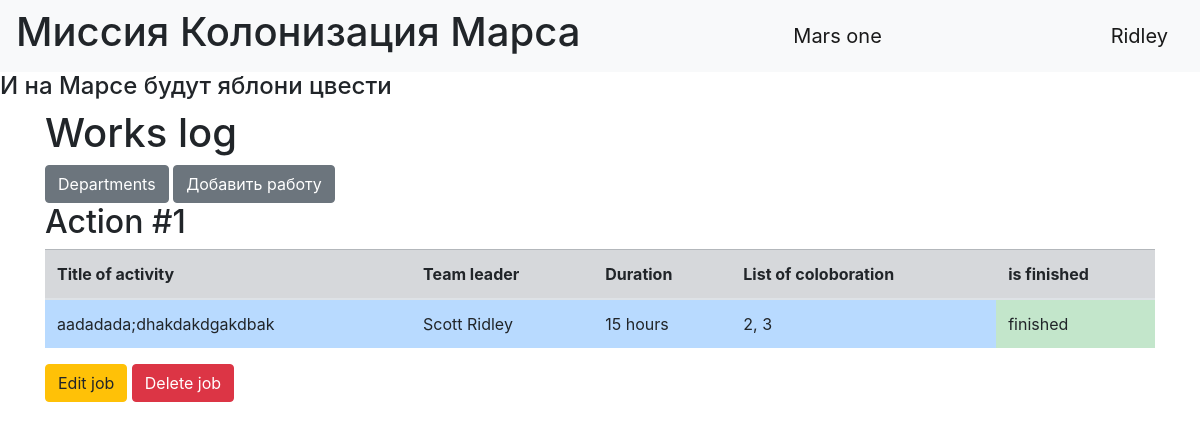
Page /index (signed in) on the committed database.
### data/users.py (models this page shows, shortened)
class User(SqlAlchemyBase, UserMixin):
    __tablename__ = 'users'
    id = sqlalchemy.Column(sqlalchemy.Integer,
                           primary_key=True,
                           autoincrement=True)
    surname = sqlalchemy.Column(sqlalchemy.String,
                                nullable=True)
    name = sqlalchemy.Column(sqlalchemy.String,
                             nullable=True)
    age = sqlalchemy.Column(sqlalchemy.Integer,
                            nullable=True)
    position = sqlalchemy.Column(sqlalchemy.String,
                                 nullable=True)
    address = sqlalchemy.Column(sqlalchemy.String,
                                nullable=True)
    email = sqlalchemy.Column(sqlalchemy.String,
                              index=True,
                              unique=True,
                              nullable=True)
    speciality = sqlalchemy.Column(sqlalchemy.String,
                                   nullable=True)
    hashed_password = sqlalchemy.Column(sqlalchemy.String,
                                        nullable=True)
    modified_date = sqlalchemy.Column(sqlalchemy.DateTime,
                                      default=datetime.datetime.now)
    jobs = orm.relation("Jobs", back_populates='user')
    department = orm.relation("Department", back_populates='user')

### data/jobs.py (models this page shows)
class Jobs(SqlAlchemyBase, UserMixin):
    __tablename__ = 'jobs'
    id = sqlalchemy.Column(sqlalchemy.Integer,
                           primary_key=True,
                           autoincrement=True)
    job = sqlalchemy.Column(sqlalchemy.String,
                            nullable=True)
    work_size = sqlalchemy.Column(sqlalchemy.INTEGER)
    collaborators = sqlalchemy.Column(sqlalchemy.String,
                                      nullable=True)
    start_date = sqlalchemy.Column(sqlalchemy.DateTime,
                                   default=datetime.datetime.now)
    end_date = sqlalchemy.Column(sqlalchemy.DateTime,
                                 default=datetime.datetime.now)
    is_finished = sqlalchemy.Column(sqlalchemy.BOOLEAN,
                                    nullable=True)
    team_leader_id = sqlalchemy.Column(sqlalchemy.Integer, sqlalchemy.ForeignKey("users.id"))
    user = orm.relation('User')

### main.py (the view)
@app.route('/')
@app.route('/index')
def index():
    db_sess = db_session.create_session()
    if current_user.is_authenticated:
        jobs = db_sess.query(Jobs).filter(
            (Jobs.user == current_user) | (Jobs.is_finished != True))
    else:
        jobs = db_sess.query(Jobs).filter(Jobs.is_finished != True)
    return render_template("index.html", jobs=jobs)

### data/db_session.py (called while the page is built)
def create_session() -> Session:
    global __factory
    return __factory()

### main.py (called while the page is built)
@login_manager.user_loader
def load_user(user_id):
    db_sess = db_session.create_session()
    return db_sess.query(User).get(user_id)

### templates/index.html
{% extends "base.html" %}
{% block content %}
<h1>Works log</h1>
{% if current_user.is_authenticated %}
    <a href="departments" class="btn btn-secondary">Departments</a>
    <a href="jobs" class="btn btn-secondary">Добавить работу</a>
{% endif %}
{% for item in jobs %}
<h2>Action #{{item.id}}</h2>
<table class="table">
  <thead>
    <tr class="table-secondary">
      <th scope="col">Title of activity</th>
      <th scope="col">Team leader</th>
      <th scope="col">Duration</th>
      <th scope="col">List of coloboration</th>
      <th scope="col">is finished</th>
    </tr>
  </thead>
  <tbody>
    <tr>
      <td class="table-primary">{{item.job}}</td>
      <td class="table-primary">{{item.user.surname}} {{item.user.name}}</td>
      <td class="table-primary">{{item.work_size}} hours</td>
      <td class="table-primary">{{item.collaborators}}</td>
      {% if item.is_finished == False %}
        <td class="table-danger">is not finished</td>
      {% else %}
        <td class="table-success">finished</td>
      {% endif %}
    </tr>
  </tbody>
</table>
{% if current_user.is_authenticated and (current_user.id == item.user.id or current_user.id == 1) %}
<div>
  <a href="/jobs/{{ item.id }}" class="btn btn-warning">
      Edit job
  </a>
  <a href="/jobs_delete/{{ item.id }}" class="btn btn-danger">
      Delete job
  </a>
</div>
{% endif %}
{% endfor %}
{% endblock %}

### templates/base.html (shortened to what this page needs)
<!doctype html>
<html lang="en">
<head>
    <link rel="stylesheet" type="text/css" href="../static/css/style.css" />
    <link rel="stylesheet"
          href="https://stackpath.bootstrapcdn.com/bootstrap/4.4.1/css/bootstrap.min.css"
>
</head>
<body>
<header>
    <nav class="navbar navbar-light bg-light">
        <h1>Миссия Колонизация Марса</h1>
        <a class="navbar-brand" href="#">Mars one</a>
        {% if current_user.is_authenticated %}
          <a class="navbar-brand" href="/logout">{{ current_user.name }}</a>
        {% else %}
        <p>
          <a class="btn btn-primary " href="/register">Зарегистрироваться</a>
          <a class="btn btn-success" href="/login">Войти</a>
        </p>
        {% endif %}
    </nav>
</header>
<h4>И на Марсе будут яблони цвести</h4>
<main role="main" class="container">
    {% block content %}
    {% endblock %}
</main>
</body>
</html>

### rows in the picture
User: name "Ridley"
Jobs: id "1", job "aadadada;dhakdakdgakdbak", user.surname "Scott", user.name "Ridley", work_size "15", collaborators "2, 3", is_finished "finished"
